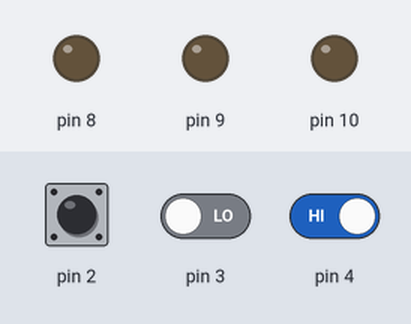
Simulated run of this sketch. Board: Arduino Uno, built with avr-gcc and run on an emulated ATmega328P. Shown: output pins drawn as LEDs (lit = HIGH). Inputs (shaded band) come from the test bench; at power-on: pin 2 HIGH, pin 3 LOW, pin 4 HIGH. What the sketch prints to the serial monitor is not drawn.

Above: at 1.2 s.
1.3 s: pin 2 pulled LOW for 0.15 s
At 1.38 s:
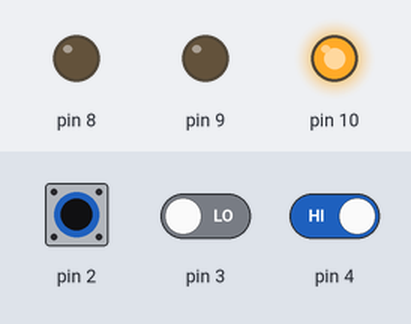
2.9 s: pin 3 driven HIGH
At 4.1 s:
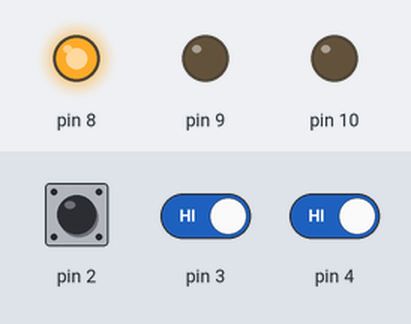
4.4 s: pin 4 driven LOW
At 5.3 s:
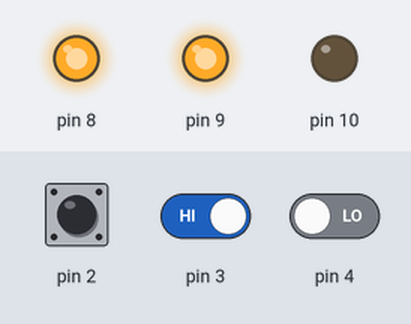
5.9 s: pin 2 pulled LOW for 1 s
At 6.5 s:
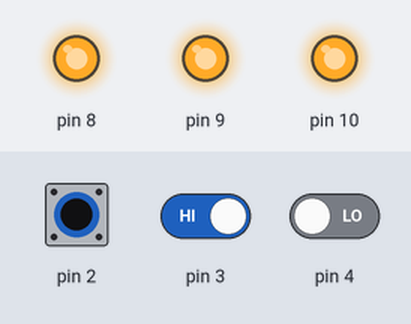
8.4 s: pin 3 driven LOW
At 9.6 s:
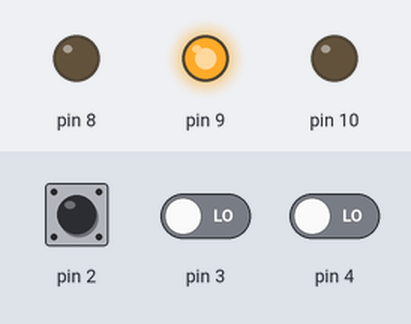
9.9 s: pin 2 pulled LOW for 0.15 s
At 9.97 s:
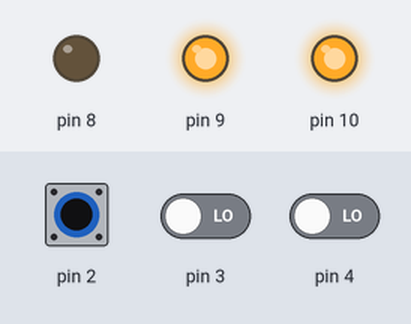
Timing chart, 0 to 12.5 s (numbered marks = the images above; inputs shaded):
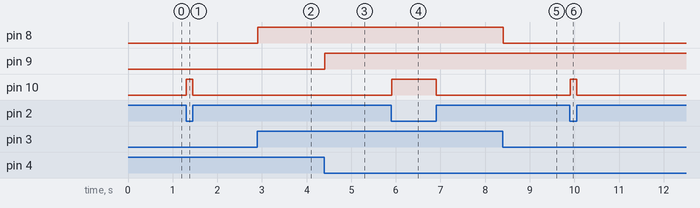

The sketch:

ActiveLED.ino
```cpp
// Active LED

int buttonState1 = 0;
int buttonState2 = 1;
int buttonState3 = 1;

void setup() {
  // put your setup code here, to run once:
  pinMode(8, OUTPUT);
  pinMode(9, OUTPUT);
  pinMode(10, OUTPUT);

  pinMode(2, INPUT_PULLUP);
  pinMode(3, INPUT);
  pinMode(4, INPUT);

  Serial.begin(9600);
}

void loop() {
   buttonState1 = digitalRead(3);
   buttonState2 = digitalRead(4);
   buttonState3 = digitalRead(2);

  Serial.println(buttonState3);


  if (buttonState1 == 1) digitalWrite(8, HIGH);
  else digitalWrite(8, LOW);

  if (buttonState2 == 0) digitalWrite(9, HIGH);
  else digitalWrite(9, LOW);

  if (buttonState3 == 0) digitalWrite(10, HIGH);
  else digitalWrite(10, LOW);
}
```

Measured:
- after the input at 1.3 s, pin 10: LOW → HIGH at once, → LOW 0.15 s later
- after the input at 2.9 s, pin 8: LOW → HIGH at once
- after the input at 4.4 s, pin 9: LOW → HIGH at once
- after the input at 5.9 s, pin 10: LOW → HIGH at once, → LOW 1.0 s later
- after the input at 8.4 s, pin 8: HIGH → LOW at once
- after the input at 9.9 s, pin 10: LOW → HIGH at once, → LOW 0.15 s later
